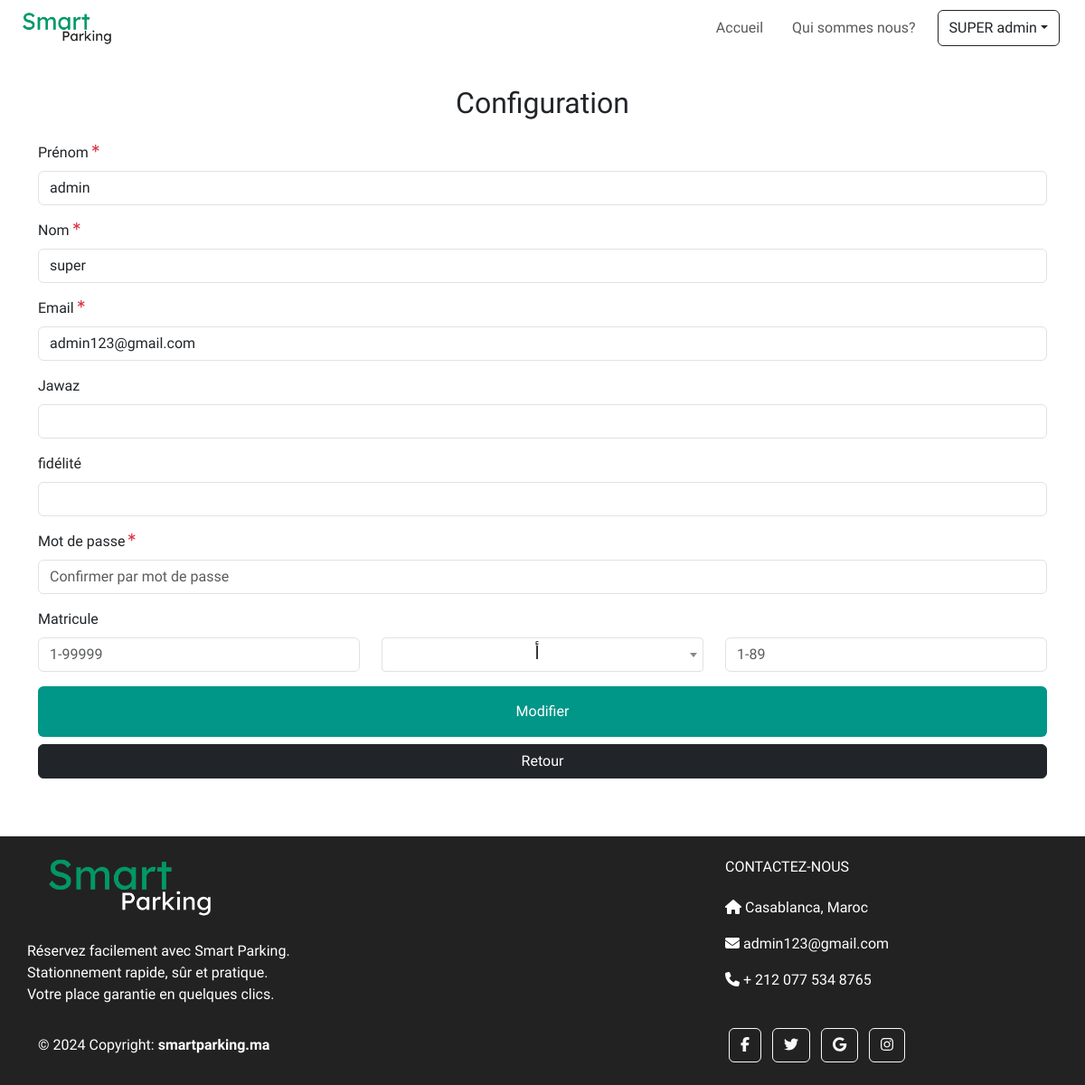
Page /SmartParking/config.php (signed in) on the committed database.
### tables this page shows
CREATE TABLE `utilisateur` (
  `user_id` int(10) NOT NULL,
  `prenom` varchar(50) NOT NULL,
  `nom` varchar(50) NOT NULL,
  `email` varchar(100) NOT NULL,
  `password` varchar(255) NOT NULL,
  `jawaz_id` varchar(100) NOT NULL,
  `fidelite_id` varchar(100) NOT NULL,
  `token` int(10) NOT NULL,
  `token_date` datetime NOT NULL DEFAULT current_timestamp(),
  `matricule` varchar(100) NOT NULL,
  `est_admin` int(2) NOT NULL
);

### SmartParking/config.php (the view, shortened to what this page needs)
<?php
include './include/conncet.php';
$id_utilisateur = $_SESSION['user_id'];
$Sql_affiche = "SELECT * FROM utilisateur WHERE user_id = $id_utilisateur";
$result_affiche = mysqli_query($conn, $Sql_affiche);
$row = mysqli_fetch_array($result_affiche);
$prenom = $row['prenom'];
$nom = $row['nom'];
$email = $row['email'];
$jawaz = $row['jawaz_id'];
$fidelite = $row['fidelite_id'];
$matricule = $row['matricule'];
if (!empty($matricule)) {
    $matricule_parts = explode(' - ', $matricule);
    if (count($matricule_parts) === 3) {
        $matriculeNumber = $matricule_parts[0];
        $matriculeLetter = $matricule_parts[1];
        $matriculeRegion = $matricule_parts[2];
    }
} else {
    $matriculeNumber = $matriculeLetter = $matriculeRegion = null;
}
?>
<!DOCTYPE html>
<html lang="en">
<head>
    <link href="https://cdn.jsdelivr.net/npm/bootstrap@5.3.3/dist/css/bootstrap.min.css" rel="stylesheet">
    <link href="https://cdn.jsdelivr.net/npm/select2@4.1.0-rc.0/dist/css/select2.min.css" rel="stylesheet" />
    <link rel="stylesheet" href="./css/all.min.css">
    <link rel="stylesheet" href="./css/style.css">
</head>
<body>
    <?php include './include/header.php' ?>
    <div class="container py-3" >
        <h2 class="text-center py-3">Configuration</h2>
        <form method="POST" action="<?php echo htmlspecialchars($_SERVER["PHP_SELF"]); ?>">
            <div class="mb-3">
                <label for="prenom" class="form-label">Prénom <i class="fa-solid fa-asterisk text-danger" style="font-size: 10px; position: relative; top: -6px;"></i></label>
                <input type="text" class="form-control" id="prenom" name="prenom" value="<?php echo $prenom ?>" required>
            </div>
            <div class="mb-3">
                <label for="nom" class="form-label">Nom <i class="fa-solid fa-asterisk text-danger" style="font-size: 10px; position: relative; top: -6px;"></i></label>
                <input type="text" class="form-control" id="nom" name="nom" value="<?php echo $nom ?>" required>
            </div>
            <div class="mb-3">
                <label for="email" class="form-label">Email <i class="fa-solid fa-asterisk text-danger" style="font-size: 10px; position: relative; top: -6px;"></i></label>
                <input type="email" class="form-control" id="email" name="email" value="<?php echo $email ?>" required>
            </div>
            <div class="mb-3">
                <label for="jawaz" class="form-label">Jawaz </label>
                <input type="text" class="form-control" id="jawaz" name="jawaz" value="<?php echo $jawaz ?>">
            </div>
            <div class="mb-3">
                <label for="fidelite" class="form-label">fidélité </label>
                <input type="text" class="form-control" id="fidelite" name="fidelite" value="<?php echo $fidelite ?>">
            </div>
            <div class="mb-3">
                <label for="password" class="form-label">Mot de passe <i class="fa-solid fa-asterisk text-danger" style="font-size: 10px; position: relative; top: -6px;"></i></label>
                <input type="password" class="form-control" id="password" name="password" required placeholder="Confirmer par mot de passe">
            </div>
            <div class="mb-3">
                <label for="matricule" class="form-label">Matricule</label>
                <div class="row">
                    <div class="col">
                        <input type="text" class="form-control" id="matriculeNumber" name="matriculeNumber" value="<?php echo $matriculeNumber ?>" placeholder="1-99999" required pattern="[1-9]\d{0,4}">
                    </div>
                    <div class="col">
                    </div>
                    <div class="col">
                        <input type="text" class="form-control" id="matriculeRegion" name="matriculeRegion" value="<?php echo $matriculeRegion ?>" placeholder="1-89" required pattern="(8[0-9]|[1-7][0-9]|[1-9])">
                    </div>
                </div>
            </div>
            <div class="d-grid gap-2">
                <button type="submit" class="btn btn-primary py-3">Modifier</button>
                <a class="btn btn-dark" href="index.php" role="button">Retour</a>
            </div>
        </form>
    </div>
    <?php include './include/footer.php' ?>
</body>
</html>

### SmartParking/css/style.css (style rules this page uses)
:root { --bs-primary-bg: #009688; --bs-primary-disabled-bg: #919191; --bs-primary-disabled-color: #fff; }
body { font-family: 'Lexend', sans-serif; }
.btn-primary { --bs-btn-color: #fff; --bs-btn-bg: #0d6efd; --bs-btn-border-color: #0d6efd; --bs-btn-hover-color: #fff; --bs-btn-hover-bg: #00796b; --bs-btn-hover-border-color: #00796b; --bs-btn-focus-shadow-rgb: 49, 132, 253; --bs-btn-active-color: #fff; --bs-btn-active-bg: #016b5e; --bs-btn-active-border-color: #0a53be; --bs-btn-active-shadow: inset 0 3px 5px rgba(0, 0, 0, 0.125); --bs-btn-disabled-color: #fff; --bs-btn-disabled-bg: #919191; --bs-btn-disabled-border-color: #0d6efd; }
.btn-primary { background-color: #009688; border: none; color: white; --bs-btn-disabled-color: #fff; --bs-btn-disabled-bg: #919191; --bs-btn-disabled-border-color: #fff; }
a { color: #009688; font-size: 16px; font-weight: 600; text-decoration: none; }

### rows in the picture
utilisateur: prenom "admin", nom "super", email "admin123@gmail.com"

### other values in the picture
$_SESSION['nom'] "SUPER"
$_SESSION['prenom'] "admin"
